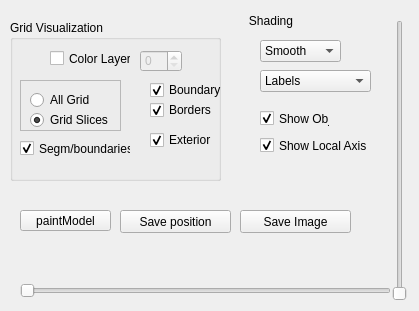
                <widget class="QWidget" name="render">
                 <attribute name="title">
                  <string>Render opts</string>
                 </attribute>
                 <widget class="QComboBox" name="shadingModeSelection">
                  <property name="geometry">
                   <rect>
                    <x>260</x>
                    <y>40</y>
                    <width>81</width>
                    <height>22</height>
                   </rect>
                  </property>
                  <item>
                   <property name="text">
                    <string>Smooth</string>
                   </property>
                  </item>
                  <item>
                   <property name="text">
                    <string>Flat</string>
                   </property>
                  </item>
                  <item>
                   <property name="text">
                    <string>Blended</string>
                   </property>
                  </item>
                  <item>
                   <property name="text">
                    <string>Lines</string>
                   </property>
                  </item>
                 </widget>
                 <widget class="QLabel" name="label_3">
                  <property name="geometry">
                   <rect>
                    <x>240</x>
                    <y>10</y>
                    <width>62</width>
                    <height>21</height>
                   </rect>
                  </property>
                  <property name="text">
                   <string>Shading</string>
                  </property>
                  <property name="alignment">
                   <set>Qt::AlignCenter</set>
                  </property>
                 </widget>
                 <widget class="QSlider" name="SliceSelectorXY">
                  <property name="enabled">
                   <bool>true</bool>
                  </property>
                  <property name="geometry">
                   <rect>
                    <x>20</x>
                    <y>280</y>
                    <width>371</width>
                    <height>22</height>
                   </rect>
                  </property>
                  <property name="minimum">
                   <number>0</number>
                  </property>
                  <property name="maximum">
                   <number>999</number>
                  </property>
                  <property name="orientation">
                   <enum>Qt::Horizontal</enum>
                  </property>
                 </widget>
                 <widget class="QSlider" name="SliceSelectorXZ">
                  <property name="geometry">
                   <rect>
                    <x>390</x>
                    <y>20</y>
                    <width>20</width>
                    <height>281</height>
                   </rect>
                  </property>
                  <property name="minimum">
                   <number>9</number>
                  </property>
                  <property name="maximum">
                   <number>999</number>
                  </property>
                  <property name="orientation">
                   <enum>Qt::Vertical</enum>
                  </property>
                 </widget>
                 <widget class="QCheckBox" name="visibility_btn">
                  <property name="geometry">
                   <rect>
                    <x>260</x>
                    <y>110</y>
                    <width>70</width>
                    <height>17</height>
                   </rect>
                  </property>
                  <property name="text">
                   <string>Show Obj</string>
                  </property>
                  <property name="checked">
                   <bool>true</bool>
                  </property>
                 </widget>
                 <widget class="QComboBox" name="DataVisualizationCombo">
                  <property name="geometry">
                   <rect>
                    <x>260</x>
                    <y>70</y>
                    <width>111</width>
                    <height>22</height>
                   </rect>
                  </property>
                  <item>
                   <property name="text">
                    <string>Labels</string>
                   </property>
                  </item>
                  <item>
                   <property name="text">
                    <string>Segmentation</string>
                   </property>
                  </item>
                  <item>
                   <property name="text">
                    <string>Bones segmetation</string>
                   </property>
                  </item>
                  <item>
                   <property name="text">
                    <string>SegmPass</string>
                   </property>
                  </item>
                  <item>
                   <property name="text">
                    <string>Weights</string>
                   </property>
                  </item>
                  <item>
                   <property name="text">
                    <string>Iso Distances</string>
                   </property>
                  </item>
                  <item>
                   <property name="text">
                    <string>Iso Lines</string>
                   </property>
                  </item>
                  <item>
                   <property name="text">
                    <string>interiorDistanceToPoint</string>
                   </property>
                  </item>
                  <item>
                   <property name="text">
                    <string>Secondary Weights</string>
                   </property>
                  </item>
                  <item>
                   <property name="text">
                    <string>Distance Error</string>
                   </property>
                  </item>
                  <item>
                   <property name="text">
                    <string>Weights influence</string>
                   </property>
                  </item>
                 </widget>
                 <widget class="QPushButton" name="paintModel_btn">
                  <property name="geometry">
                   <rect>
                    <x>20</x>
                    <y>210</y>
                    <width>91</width>
                    <height>21</height>
                   </rect>
                  </property>
                  <property name="text">
                   <string>paintModel</string>
                  </property>
                 </widget>
                 <widget class="QPushButton" name="savePosition_button">
                  <property name="geometry">
                   <rect>
                    <x>120</x>
                    <y>210</y>
                    <width>111</width>
                    <height>23</height>
                   </rect>
                  </property>
                  <property name="text">
                   <string>Save position</string>
                  </property>
                 </widget>
                 <widget class="QPushButton" name="saveImage_button">
                  <property name="geometry">
                   <rect>
                    <x>240</x>
                    <y>210</y>
                    <width>111</width>
                    <height>23</height>
                   </rect>
                  </property>
                  <property name="text">
                   <string>Save Image</string>
                  </property>
                 </widget>
                 <widget class="QGroupBox" name="groupBox_6">
                  <property name="geometry">
                   <rect>
                    <x>10</x>
                    <y>20</y>
                    <width>211</width>
                    <height>161</height>
                   </rect>
                  </property>
                  <property name="title">
                   <string>Grid Visualization</string>
                  </property>
                  <widget class="QCheckBox" name="GridDraw_exterior">
                   <property name="enabled">
                    <bool>true</bool>
                   </property>
                   <property name="geometry">
                    <rect>
                     <x>140</x>
                     <y>110</y>
                     <width>81</width>
                     <height>20</height>
                    </rect>
                   </property>
                   <property name="text">
                    <string>Exterior</string>
                   </property>
                   <property name="checked">
                    <bool>true</bool>
                   </property>
                  </widget>
                  <widget class="QFrame" name="frame_2">
                   <property name="geometry">
                    <rect>
                     <x>10</x>
                     <y>60</y>
                     <width>101</width>
                     <height>51</height>
                    </rect>
                   </property>
                   <property name="frameShape">
                    <enum>QFrame::StyledPanel</enum>
                   </property>
                   <property name="frameShadow">
                    <enum>QFrame::Raised</enum>
                   </property>
                   <widget class="QRadioButton" name="gridSlices_button">
                    <property name="geometry">
                     <rect>
                      <x>10</x>
                      <y>30</y>
                      <width>102</width>
                      <height>20</height>
                     </rect>
                    </property>
                    <property name="text">
                     <string>Grid Slices</string>
                    </property>
                    <property name="checked">
                     <bool>true</bool>
                    </property>
                   </widget>
                   <widget class="QRadioButton" name="allGrid_button">
                    <property name="geometry">
                     <rect>
                      <x>10</x>
                      <y>10</y>
                      <width>102</width>
                      <height>20</height>
                     </rect>
                    </property>
                    <property name="text">
                     <string>All Grid</string>
                    </property>
                    <property name="checked">
                     <bool>false</bool>
                    </property>
                   </widget>
                  </widget>
                  <widget class="QCheckBox" name="GridDraw_interior">
                   <property name="enabled">
                    <bool>true</bool>
                   </property>
                   <property name="geometry">
                    <rect>
                     <x>140</x>
                     <y>80</y>
                     <width>71</width>
                     <height>20</height>
                    </rect>
                   </property>
                   <property name="text">
                    <string>Borders</string>
                   </property>
                   <property name="checked">
                    <bool>true</bool>
                   </property>
                  </widget>
                  <widget class="QSpinBox" name="ColorLayerSeletion">
                   <property name="enabled">
                    <bool>false</bool>
                   </property>
                   <property name="geometry">
                    <rect>
                     <x>130</x>
                     <y>30</y>
                     <width>42</width>
                     <height>22</height>
                    </rect>
                   </property>
                  </widget>
                  <widget class="QCheckBox" name="colorLayersCheck">
                   <property name="geometry">
                    <rect>
                     <x>40</x>
                     <y>30</y>
                     <width>81</width>
                     <height>17</height>
                    </rect>
                   </property>
                   <property name="text">
                    <string>Color Layers</string>
                   </property>
                  </widget>
                  <widget class="QCheckBox" name="GridDraw_boundary">
                   <property name="enabled">
                    <bool>true</bool>
                   </property>
                   <property name="geometry">
                    <rect>
                     <x>140</x>
                     <y>60</y>
                     <width>91</width>
                     <height>20</height>
                    </rect>
                   </property>
                   <property name="text">
                    <string>Boundary</string>
                   </property>
                   <property name="checked">
                    <bool>true</bool>
                   </property>
                  </widget>
                  <widget class="QCheckBox" name="segmentation_btn">
                   <property name="geometry">
                    <rect>
                     <x>10</x>
                     <y>120</y>
                     <width>111</width>
                     <height>17</height>
                    </rect>
                   </property>
                   <property name="text">
                    <string>Segm/boundaries</string>
                   </property>
                   <property name="checked">
                    <bool>true</bool>
                   </property>
                  </widget>
                 </widget>
                 <widget class="QCheckBox" name="visibility_btn_2">
                  <property name="geometry">
                   <rect>
                    <x>260</x>
                    <y>130</y>
                    <width>111</width>
                    <height>31</height>
                   </rect>
                  </property>
                  <property name="text">
                   <string>Show Local Axis</string>
                  </property>
                  <property name="checked">
                   <bool>true</bool>
                  </property>
                 </widget>
                </widget>
